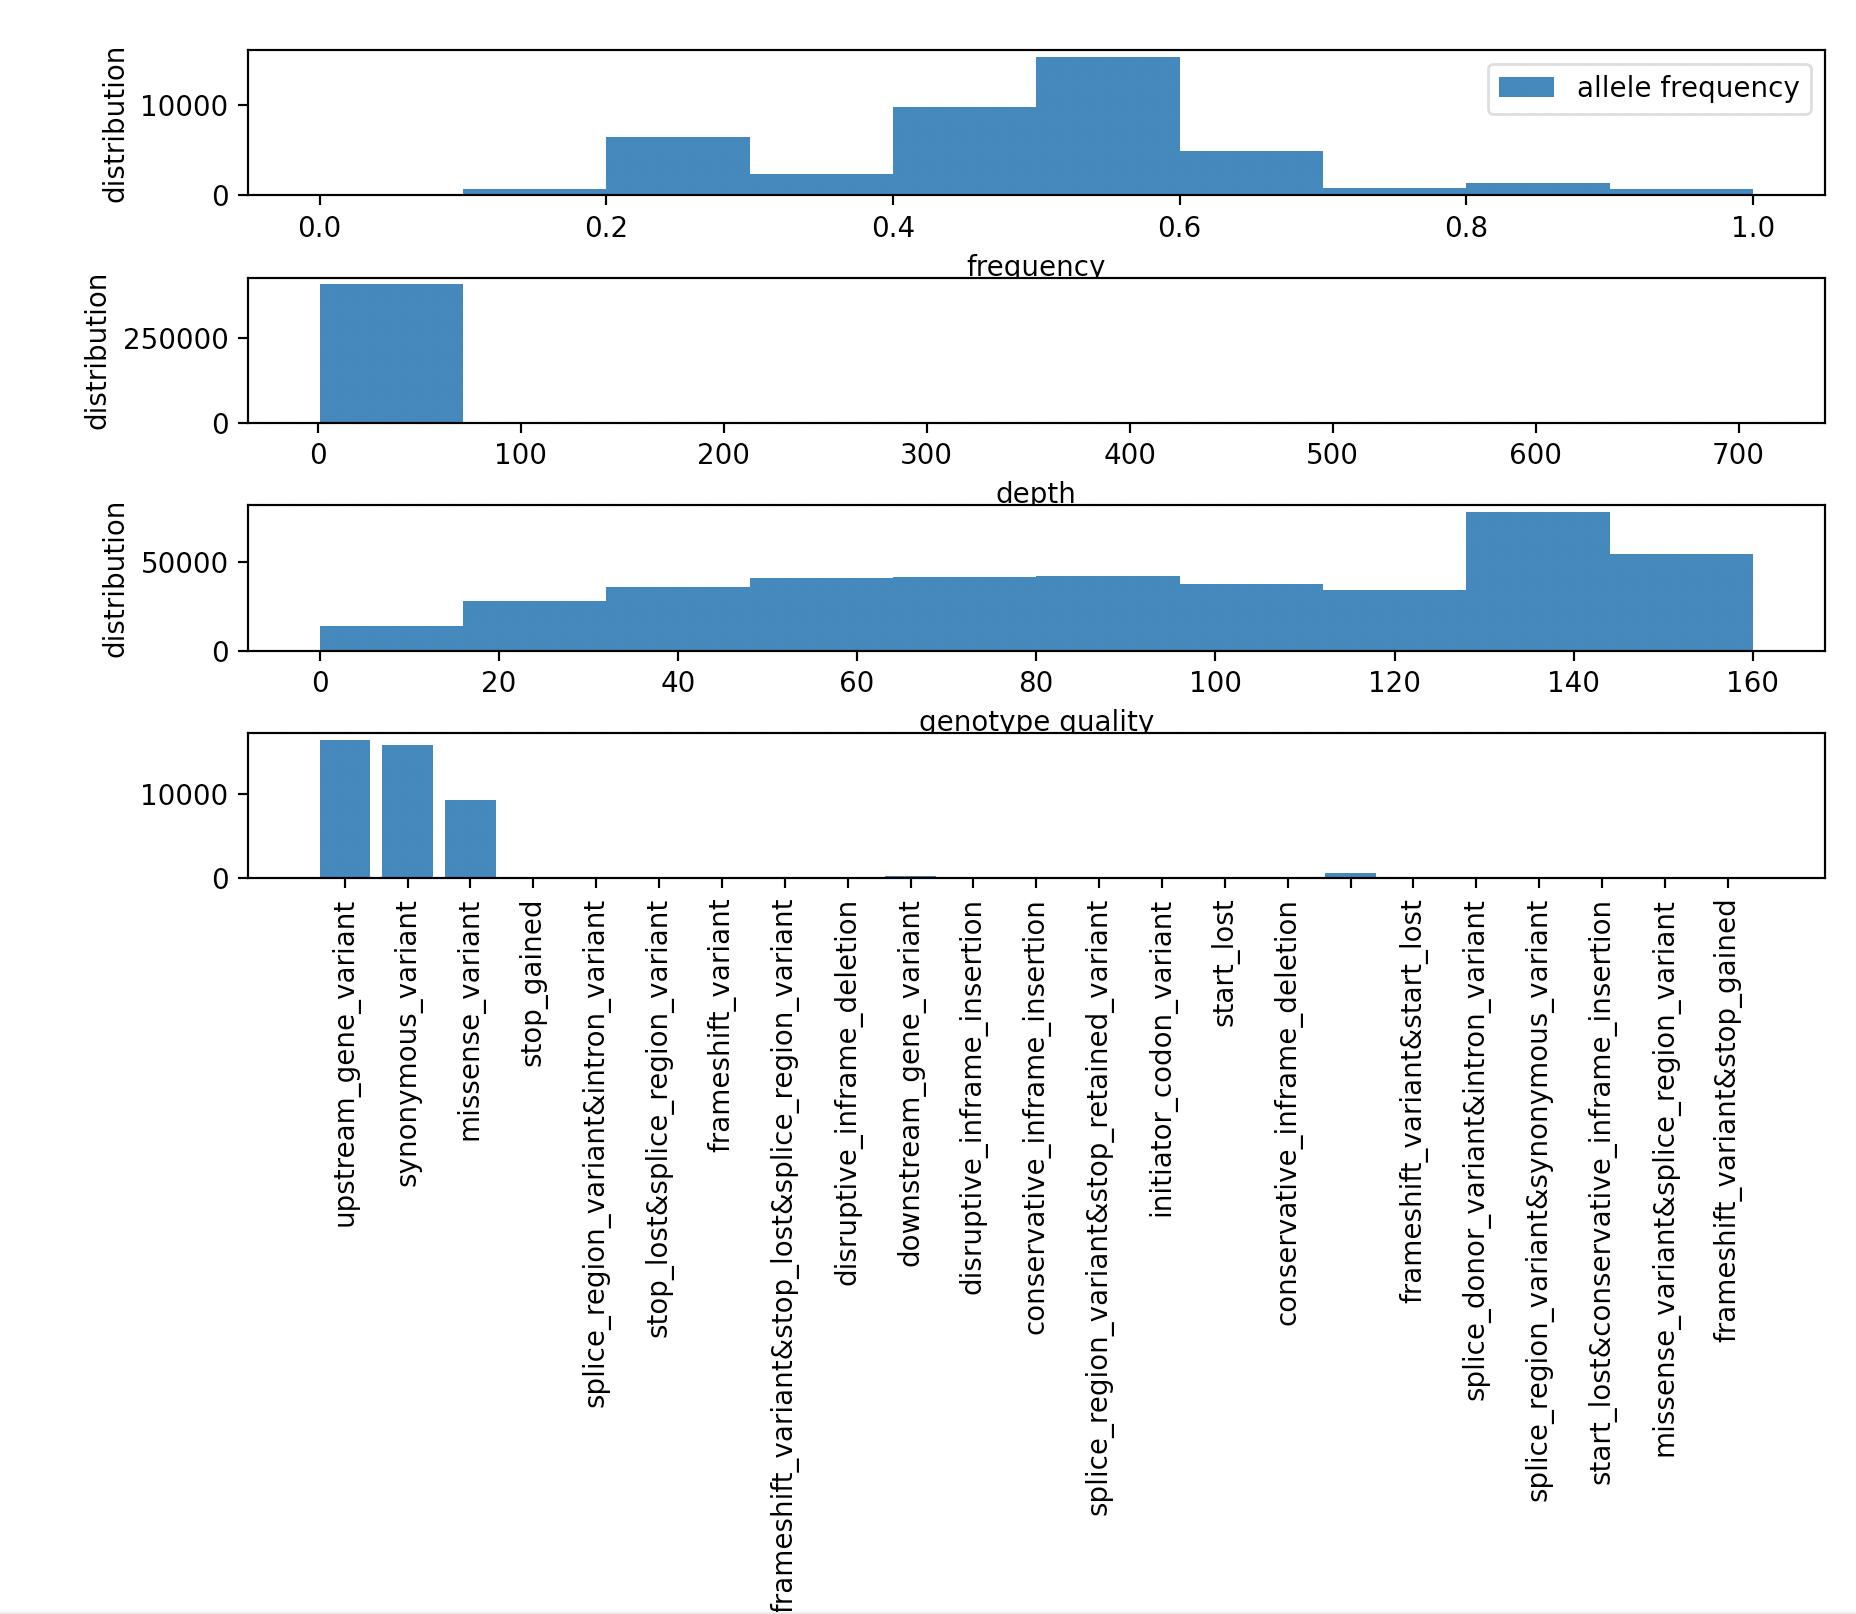

The Python source for this figure:
#!/usr/bin/env python3

import matplotlib.pyplot as plt

f = open("annotateddecomposedsnps.vcf")

aflist = []
dplist=[]
annlist=[]
gqlist=[]
anndict={}
for l in f:
        if l.startswith("#"): #skip the headers
            continue
        fields = l.rstrip().split("\t") #make the fields into lists so you can pick out info from them 
        #print(fields[8])
        INFO=fields[7] #name column 7 as INFO (it is already called that)
        infolist = INFO.split(";")#split on the ;
        AF = infolist[3]#make the 3rd element from the list of elements in info into a list
        aflist.append(float(AF.split("=")[1].split(",")[0]))#make them floats and separate them into a list
        #the next values have to come from the FORMAT column
        FORMAT=fields[8]#check what's in this 
        #print(FORMAT) 
        ANN=infolist[41]#ANN is a variable containing the 41st element from infolist 
        annlist.append(ANN.split("|")[1])#grabbing the predicted effects of each variant
        #DP=infolist[7]#make the 7th element from the list of elements from the info column into a list
        #dplist.append(DP.split("=")[1].split(",")[0]) <--this is incorrect, the dp needed is in columns 9 and on
        
        for A0 in fields[9:]:#for each A0_1, grab the column's info, which is GT:GQ:DP:RO:QR:AO:QA:GL, want GQ and DP, which are the second and third values respectively
            #print(A0)
            a0list=A0.split(":") #pull out what's in each A0 and make it into a list for each A0
            GQ = a0list[1]#take the 2nd item from that list
            DP = a0list[2]#take the 3rd item from that list
            if GQ != '.':
                gqlist.append(float(GQ))
            if DP != '.':
                dplist.append(float(DP))
#print(annlist)
for ann in annlist:#makeing a dictionary of the items in annlist and how many times each item
   if ann in anndict.keys():
       anndict[ann]+=1
   else:
       anndict[ann]=1
               
            #print(A0)
        #print(aflist)


#for annotation, pull out ANN from infolist, make a list--same way you did the AF stuff

    
fig, (ax1, ax2, ax3, ax4) = plt.subplots(4)
ax1.hist(aflist, label = "allele frequency")
ax1.set_ylabel("distribution")
ax1.set_xlabel("frequency")
ax1.legend()

ax2.hist(dplist, label = "read depth")
ax2.set_ylabel("distribution")
ax2.set_xlabel("depth")

ax3.hist(gqlist, label = "genotype quality")
ax3.set_ylabel("distribution")
ax3.set_xlabel("genotype quality")

ax4.bar(anndict.keys(), anndict.values(), label = "predicted effect of variant")
ax4.set_xlabel("predicted effect")
ax4.set_xticklabels(anndict.keys(), rotation=90)

plt.tight_layout()

plt.show()    
